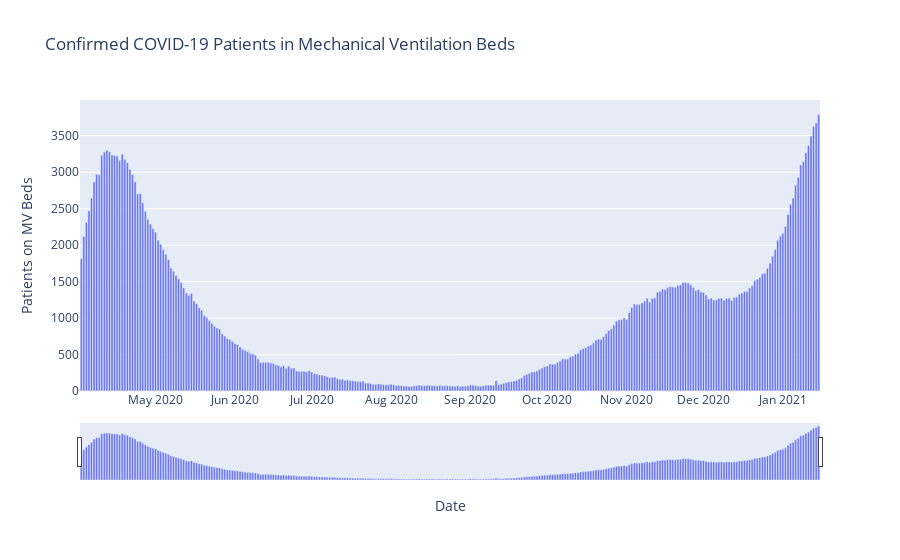

Source (notebook cell):
### Markdown cell above
### Patients in Beds

### Code cell
def plot_interactive_bar_chart(df4):
    fig = go.Figure()

    #Create the interactive bar chart
    fig.add_trace(go.Bar(
        x=df4['date'],
        y=df4['covidOccupiedMVBeds'],
        name='Confirmed COVID-19 patients in mechanical ventilation beds'
    ))

    #Set the labels and title
    fig.update_layout(
        title='Confirmed COVID-19 Patients in Mechanical Ventilation Beds',
        xaxis_title='Date',
        yaxis_title='Patients on MV Beds',
        hovermode='x',
        xaxis=dict(rangeslider=dict(visible=True), type='date'),
        height=700
    )

    #Show the plot
    fig.show()


#Convert the date column to a datetime object
df4['date'] = pd.to_datetime(df4['date'], format='%d/%m/%Y')

#Sort the data by date
df4.sort_values(by='date', inplace=True)

#Call the function to plot the interactive bar chart
plot_interactive_bar_chart(df4)

### Figure 1 — Plotly figure (JSON) as saved in the notebook; plotly's stock layout.template omitted (floating-point values rounded to 4 significant figures; data arrays with more than 128 entries replaced by an {"elided": "..."} marker saying what was removed)
{"data": [{"name": "Confirmed COVID-19 patients in mechanical ventilation beds", "x": {"elided": "289 str values"}, "y": {"elided": "289 int values"}, "type": "bar"}], "layout": {"xaxis": {"rangeslider": {"visible": true, "yaxis": {"_template": null, "rangemode": "match"}, "autorange": true, "range": ["2020-04-01 12:00", "2021-01-15 12:00"]}, "title": {"text": "Date"}, "type": "date", "range": ["2020-04-01 12:00", "2021-01-15 12:00"], "autorange": true}, "title": {"text": "Confirmed COVID-19 Patients in Mechanical Ventilation Beds"}, "yaxis": {"title": {"text": "Patients on MV Beds"}, "type": "linear", "range": [0, 3988.0], "autorange": true}, "hovermode": "x", "autosize": true}}
